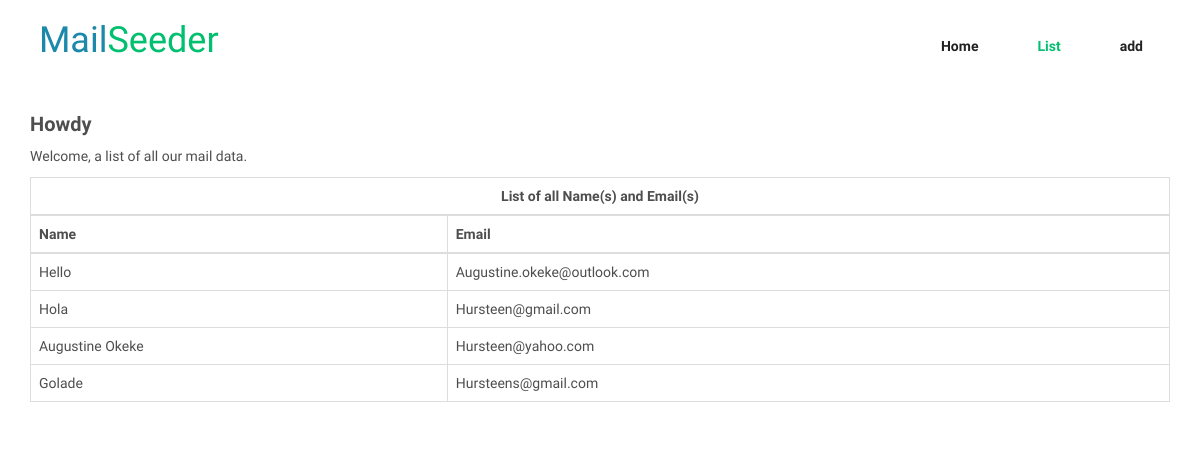
The page /list/ on the database as committed earlier.
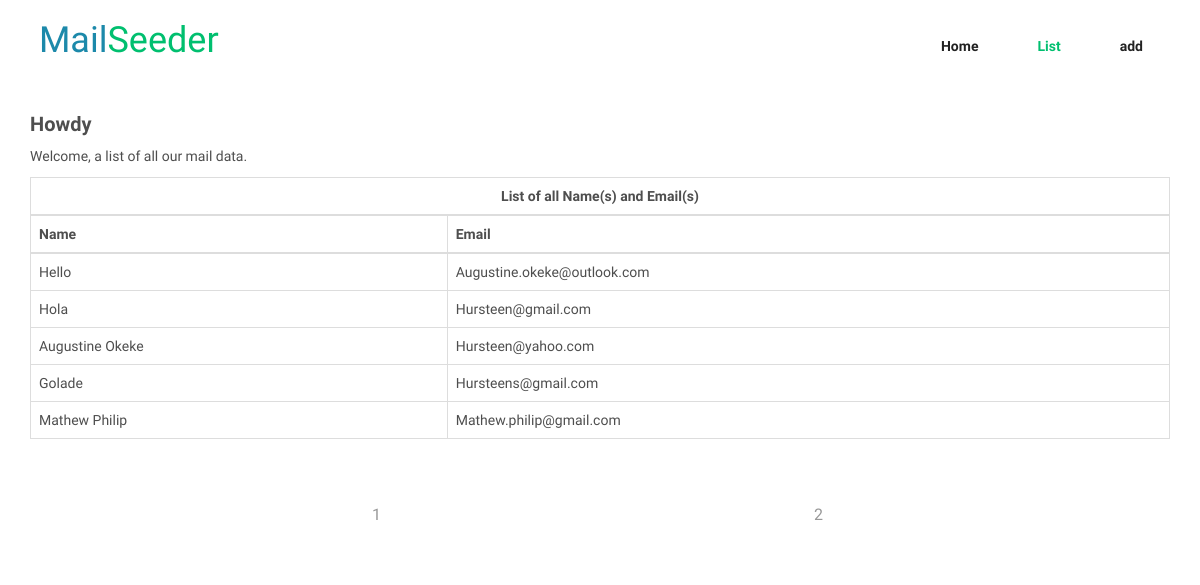
The same page on the database as committed later.
### mail/models.py (models this page shows, shortened)
class MailList(models.Model):
    name = models.CharField(max_length=100)
    email = models.EmailField(unique=True)
    created_at = models.DateTimeField(default=datetime.now, blank=True, null=True)
    updated_at = models.DateTimeField(default=datetime.now, blank=True, null=True)

### mail/views.py (the view)
# urls.py: path('list/', MailListView.as_view(), name='mail_list'),
class MailListView(ListView):
    model = MailList
    template_name = 'mail/list.html'
    context_object_name = 'mail_list'
    paginate_by = 5
    def get_context_data(self, **kwargs):
        context = super().get_context_data(**kwargs)
        context['page_request_var'] = "page"
        return context

### mail/templates/mail/list.html (shortened to what this page needs)
{% extends 'base.html' %}
{% block content %}
{% load static %}
<div class="container">
  <h2>Howdy</h2>
  <p>Welcome, a list of all our mail data.</p>
  <table class="table table-bordered">
    <thead>
        <tr class="table-active">
            <td colspan="3" class="text-center"><strong>List of all Name(s) and Email(s)</strong></td>
        </tr>
        <tr>
            <th>Name</th>
            <th>Email</th>
        </tr>
    </thead>
    <tbody>
    {% for list in mail_list %}
        <tr>
            <td>{{list.name|title}}</td>
            <td>{{list.email|capfirst}}</td>
        </tr>
        {% empty %}
            <tr class="table-active">
                <td colspan="5" class="text-center"><strong>No recent entries.</strong></td>
            </tr>
    {% endfor %}
    </tbody>
  </table>
    {% if is_paginated %}
        <div class="row">
            <div class="col-md-12 text-center">
                <ul class="pagination pagination-lg">
                        <li class="active"><a href="?{{ page_request_var }}={{ page_obj.number }}" >{{ page_obj.number }}</a></li>
                    {% if page_obj.has_next %}
                        <li><a href="?{{ page_request_var }}={{page_obj.next_page_number}}"> {{ page_obj.next_page_number}}</a></li>
                    {% endif %}
                </ul>
            </div>
        </div>
    {% endif %}
</div>
{% endblock %}

Rows that differ between the two databases and show on the page:
added MailList: name "Mathew Philip", email "Mathew.philip@gmail.com"
Other text that changed with them:
{{ page_obj.number }}: (not shown) → "1"
{{ page_obj.next_page_number }}: (not shown) → "2"
